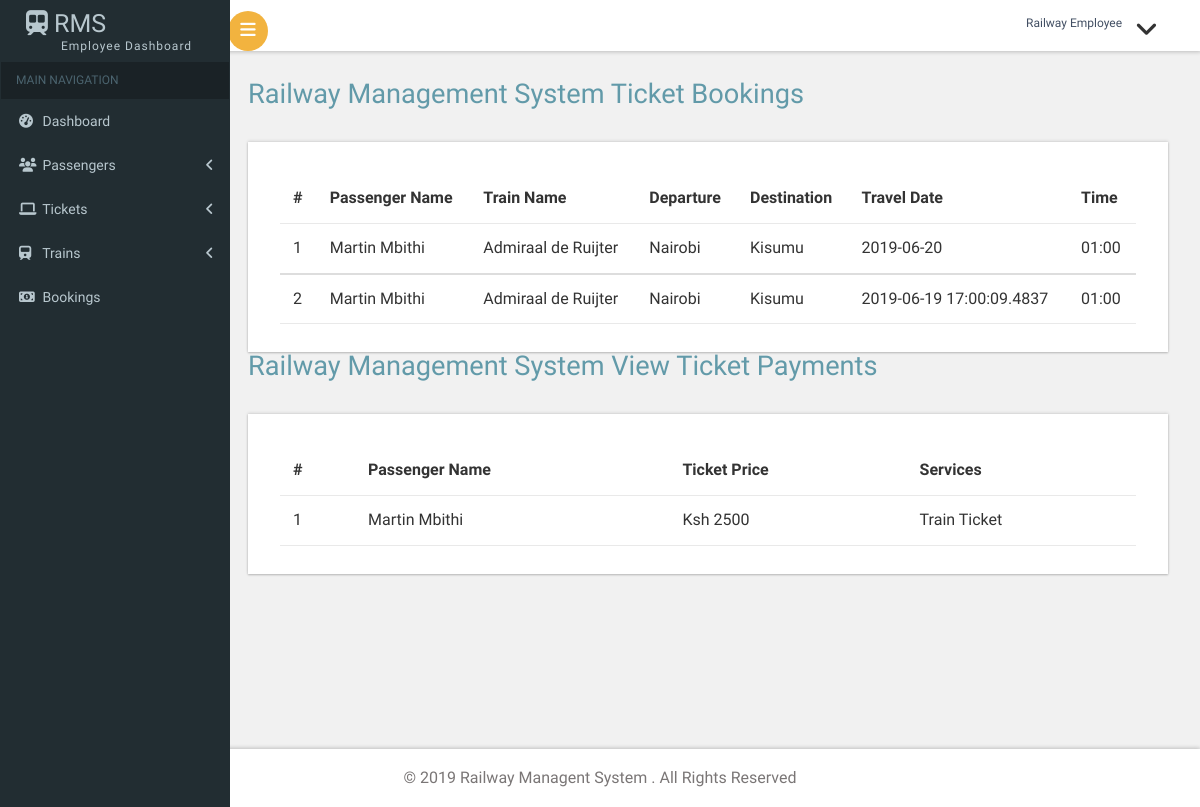
The app's page /employee/employee-view-tickets.php with its own data.
### tables this page shows
CREATE TABLE `bookings` (
  `id` int(20) NOT NULL,
  `name` varchar(200) NOT NULL,
  `train` varchar(200) NOT NULL,
  `departure` varchar(200) NOT NULL,
  `destination` varchar(200) NOT NULL,
  `date` varchar(200) NOT NULL,
  `time` varchar(200) NOT NULL,
  `status` tinyint(1) NOT NULL
);

CREATE TABLE `payments` (
  `id` int(20) NOT NULL,
  `name` varchar(200) NOT NULL,
  `amount` varchar(200) NOT NULL,
  `services` varchar(200) NOT NULL
);

### employee/employee-view-tickets.php (the view, shortened to what this page needs)
<?php
include('includes/config.php');
if(strlen($_SESSION['alogin'])==1)
	{
header('location:index.php');
}
else{
?>
<?php include("includes/header.php")?>
<body class="cbp-spmenu-push">
	<div class="main-content">
	<div class="cbp-spmenu cbp-spmenu-vertical cbp-spmenu-left" id="cbp-spmenu-s1">
		<?php include("includes/sidebar.php")?>
	</div>
		<?php include("includes/navbar.php")?>
		<div id="page-wrapper">
			<div class="main-page">
				<div class="tables">
					<h2 class="title1">Railway Management System Ticket Bookings</h2>
					<div class="bs-example widget-shadow" data-example-id="contextual-table">
						<table class="table"> <thead> <tr> <th>#</th>
                         <th>Passenger Name</th>
                          <th>Train Name</th>
                          <th>Departure</th>
                          <th>Destination</th>
                          <th>Travel Date</th>
                          <th>Time</th>
                           </tr>
                            </thead>
                             <tbody>
                             <?php $sql = "SELECT * from  bookings";
$query = $dbh -> prepare($sql);
$query->execute();
$results=$query->fetchAll(PDO::FETCH_OBJ);
$cnt=1;
if($query->rowCount() > 0)
{
foreach($results as $result)
{				?>
                                            <td><?php echo htmlentities($cnt);?></td>
											<td><?php echo htmlentities($result->name);?></td>
											<td><?php echo htmlentities($result->train);?></td>
											<td><?php echo htmlentities($result->departure);?></td>
                                            <td><?php echo htmlentities($result->destination);?></td>
                                            <td><?php echo htmlentities($result->date);?></td>
                                            <td><?php echo htmlentities($result->time);?></td>
                         </tbody>
                         <?php $cnt=$cnt+1; }} ?>
                         </table>
					</div>
					<div class="main-page">
				<div class="tables">
					<h2 class="title1">Railway Management System View Ticket Payments</h2>
					<div class="bs-example widget-shadow" data-example-id="contextual-table">
						<table class="table"> <thead> <tr> <th>#</th>
                         <th>Passenger Name</th>
                          <th>Ticket Price</th>
                          <th>Services</th>
                           </tr>
                            </thead>
                             <tbody>
                             <?php $sql = "SELECT * from  payments";
$query = $dbh -> prepare($sql);
$query->execute();
$results=$query->fetchAll(PDO::FETCH_OBJ);
$cnt=1;
if($query->rowCount() > 0)
{
foreach($results as $result)
{				?>
                                            <td><?php echo htmlentities($cnt);?></td>
											<td><?php echo htmlentities($result->name);?></td>
											<td>Ksh <?php echo htmlentities($result->amount);?></td>
											<td><?php echo htmlentities($result->services);?></td>
                         </tbody>
                         <?php $cnt=$cnt+1; }} ?>
                         </table>
					</div>
					</div>
				</div>
				</div>
			</div>
		</div>
		<?php include("includes/footer.php")?>
</body>
</html>
<?}?>

### employee/css/custom.css (style rules this page uses)
#page-wrapper { padding:5em 2em 2.5em; background-color: #F1F1F1; }

### records on screen
bookings: name "Martin Mbithi", train "Admiraal de Ruijter", departure "Nairobi", destination "Kisumu", date "2019-06-20", time "01:00"
bookings: name "Martin Mbithi", train "Admiraal de Ruijter", departure "Nairobi", destination "Kisumu", date "2019-06-19 17:00:09.4837", time "01:00"
payments: name "Martin Mbithi", amount "2500", services "Train Ticket"
